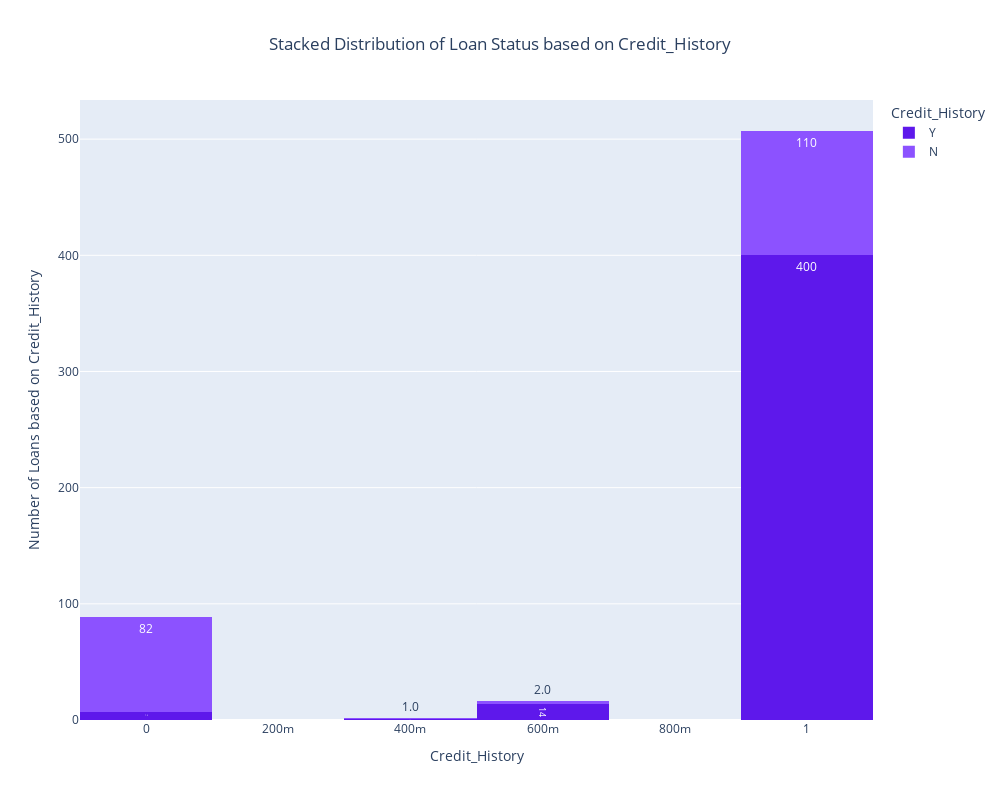

Notebook cell for this chart:
### Code cell
# Define categories and corresponding colors
categories = ['Y', 'N']
category_colors = ['#5E18EB', '#8C52FF']
color_mapping = {'Y': category_colors[0], 'N': category_colors[1]}

# Plot the histogram with ApplicantIncome on the x-axis and stacked Loan_Status
fig = px.histogram(loan,
                   x="Credit_History",
                   color="Loan_Status",
                   color_discrete_map=color_mapping,
                   barmode='stack',
                   title='Stacked Distribution of Loan Status based on Credit_History',
                   labels={'Loan_Status': 'Credit_History'},
                   text_auto='.2s')  

fig.update_traces(textfont_size=12)

# Update layout for centering the title, adjusting y-axis title, and making the text larger
fig.update_layout(
    title_x=0.5,
    yaxis_title='Number of Loans based on Credit_History',
    xaxis_tickformat='s',  
    hoverlabel=dict(font_size=16),  
    width=1000,  
    height=800  
)

# Show the plot
fig.show()

### Figure 1 — Plotly figure (JSON) as saved in the notebook; plotly's stock layout.template omitted (floating-point values rounded to 4 significant figures; data arrays with more than 128 entries replaced by an {"elided": "..."} marker saying what was removed)
{"data": [{"alignmentgroup": "True", "bingroup": "x", "hovertemplate": "Credit_History=%{x}<br>count=%{y}<extra></extra>", "legendgroup": "Y", "marker": {"color": "#5E18EB", "pattern": {"shape": ""}}, "name": "Y", "offsetgroup": "Y", "orientation": "v", "showlegend": true, "textfont": {"size": 12}, "texttemplate": "%{value:.2s}", "type": "histogram", "x": {"elided": "422 float values"}, "xaxis": "x", "yaxis": "y"}, {"alignmentgroup": "True", "bingroup": "x", "hovertemplate": "Credit_History=%{x}<br>count=%{y}<extra></extra>", "legendgroup": "N", "marker": {"color": "#8C52FF", "pattern": {"shape": ""}}, "name": "N", "offsetgroup": "N", "orientation": "v", "showlegend": true, "textfont": {"size": 12}, "texttemplate": "%{value:.2s}", "type": "histogram", "x": {"elided": "192 float values"}, "xaxis": "x", "yaxis": "y"}], "layout": {"barmode": "stack", "height": 800, "hoverlabel": {"font": {"size": 16}}, "legend": {"title": {"text": "Credit_History"}, "tracegroupgap": 0}, "title": {"text": "Stacked Distribution of Loan Status based on Credit_History", "x": 0.5}, "width": 1000, "xaxis": {"anchor": "y", "domain": [0, 1], "tickformat": "s", "title": {"text": "Credit_History"}}, "yaxis": {"anchor": "x", "domain": [0, 1], "title": {"text": "Number of Loans based on Credit_History"}}}}
